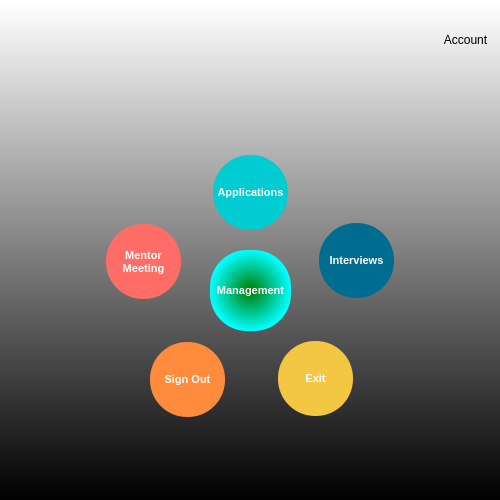
<?xml version="1.0" encoding="UTF-8"?>
<ui version="4.0">
 <class>FormAdminMenu</class>
 <widget class="QWidget" name="FormAdminMenu">
  <property name="geometry">
   <rect>
    <x>0</x>
    <y>0</y>
    <width>500</width>
    <height>500</height>
   </rect>
  </property>
  <property name="minimumSize">
   <size>
    <width>500</width>
    <height>500</height>
   </size>
  </property>
  <property name="maximumSize">
   <size>
    <width>500</width>
    <height>500</height>
   </size>
  </property>
  <property name="windowTitle">
   <string>ADMIN MENU</string>
  </property>
  <property name="windowIcon">
   <iconset>
    <normaloff>pictures/werhere_icon.png</normaloff>pictures/werhere_icon.png</iconset>
  </property>
  <property name="styleSheet">
   <string notr="true">background-color: qlineargradient(spread:pad, x1:0.499773, y1:1, x2:0.5, y2:0.00568182, stop:0 rgba(0, 0, 0, 255), stop:1 rgba(255, 255, 255, 255));</string>
  </property>
  <widget class="QLabel" name="labelLogo">
   <property name="geometry">
    <rect>
     <x>120</x>
     <y>20</y>
     <width>261</width>
     <height>101</height>
    </rect>
   </property>
   <property name="styleSheet">
    <string notr="true">background-color: rgba(0, 0, 0,0%);</string>
   </property>
   <property name="text">
    <string/>
   </property>
   <property name="pixmap">
    <pixmap>pictures/werhere_logo.ico</pixmap>
   </property>
  </widget>
  <widget class="QLabel" name="labelPicMenu">
   <property name="geometry">
    <rect>
     <x>80</x>
     <y>130</y>
     <width>341</width>
     <height>311</height>
    </rect>
   </property>
   <property name="font">
    <font>
     <family>Arial</family>
     <pointsize>8</pointsize>
     <bold>true</bold>
    </font>
   </property>
   <property name="styleSheet">
    <string notr="true">background-color: rgba(0, 0, 0,0%);</string>
   </property>
   <property name="text">
    <string/>
   </property>
   <property name="pixmap">
    <pixmap>pictures/user_loop.png</pixmap>
   </property>
   <property name="scaledContents">
    <bool>true</bool>
   </property>
  </widget>
  <widget class="QPushButton" name="pushButtonExit">
   <property name="geometry">
    <rect>
     <x>278</x>
     <y>341</y>
     <width>75</width>
     <height>75</height>
    </rect>
   </property>
   <property name="minimumSize">
    <size>
     <width>75</width>
     <height>75</height>
    </size>
   </property>
   <property name="maximumSize">
    <size>
     <width>75</width>
     <height>75</height>
    </size>
   </property>
   <property name="font">
    <font>
     <family>Arial</family>
     <pointsize>8</pointsize>
     <bold>true</bold>
    </font>
   </property>
   <property name="styleSheet">
    <string notr="true">QPushButton{
	border-radius : 37px;
	background-color: rgb(243, 199, 65);
	color: rgb(255, 255, 255);
}
QPushButton:hover{
	
	background-color: rgb(162, 132, 43);
}
</string>
   </property>
   <property name="text">
    <string>Exit</string>
   </property>
  </widget>
  <widget class="QPushButton" name="pushButtonApplications">
   <property name="geometry">
    <rect>
     <x>213</x>
     <y>155</y>
     <width>75</width>
     <height>75</height>
    </rect>
   </property>
   <property name="minimumSize">
    <size>
     <width>75</width>
     <height>75</height>
    </size>
   </property>
   <property name="maximumSize">
    <size>
     <width>75</width>
     <height>75</height>
    </size>
   </property>
   <property name="font">
    <font>
     <family>Arial</family>
     <pointsize>8</pointsize>
     <bold>true</bold>
    </font>
   </property>
   <property name="styleSheet">
    <string notr="true">QPushButton{
	border-radius : 37px;
	
	background-color: rgb(0, 204, 209);
	color: rgb(255, 255, 255);
}
QPushButton:hover{
	
	
	background-color: rgb(0, 251, 255);
}
</string>
   </property>
   <property name="text">
    <string>Applications</string>
   </property>
  </widget>
  <widget class="QPushButton" name="pushButtonManagement">
   <property name="geometry">
    <rect>
     <x>210</x>
     <y>250</y>
     <width>81</width>
     <height>81</height>
    </rect>
   </property>
   <property name="minimumSize">
    <size>
     <width>81</width>
     <height>81</height>
    </size>
   </property>
   <property name="maximumSize">
    <size>
     <width>81</width>
     <height>81</height>
    </size>
   </property>
   <property name="font">
    <font>
     <family>Arial</family>
     <pointsize>8</pointsize>
     <bold>true</bold>
    </font>
   </property>
   <property name="styleSheet">
    <string notr="true">QPushButton{
	border-radius : 37px;
	background-color: qradialgradient(spread:pad, cx:0.5, cy:0.5, radius:0.5, fx:0.5, fy:0.5, stop:0 rgba(0, 123, 0, 255), stop:1 rgba(0, 255, 255, 255));
	color: rgb(255, 255, 255);
}
QPushButton:hover{
	
	background-color: rgb(0, 170, 28);
}
</string>
   </property>
   <property name="text">
    <string>Management</string>
   </property>
  </widget>
  <widget class="QPushButton" name="pushButtonMentorMeeting">
   <property name="geometry">
    <rect>
     <x>106</x>
     <y>224</y>
     <width>75</width>
     <height>75</height>
    </rect>
   </property>
   <property name="minimumSize">
    <size>
     <width>75</width>
     <height>75</height>
    </size>
   </property>
   <property name="maximumSize">
    <size>
     <width>75</width>
     <height>75</height>
    </size>
   </property>
   <property name="font">
    <font>
     <family>Arial</family>
     <pointsize>8</pointsize>
     <bold>true</bold>
    </font>
   </property>
   <property name="styleSheet">
    <string notr="true">QPushButton{
	border-radius : 37px;
	background-color: rgb(255, 109, 102);
	color: rgb(255, 255, 255);
}
QPushButton:hover{
	background-color: rgb(195, 82, 78);
}
</string>
   </property>
   <property name="text">
    <string>Mentor 
Meeting</string>
   </property>
  </widget>
  <widget class="QPushButton" name="pushButtonSignOut">
   <property name="geometry">
    <rect>
     <x>150</x>
     <y>342</y>
     <width>75</width>
     <height>75</height>
    </rect>
   </property>
   <property name="minimumSize">
    <size>
     <width>75</width>
     <height>75</height>
    </size>
   </property>
   <property name="maximumSize">
    <size>
     <width>75</width>
     <height>75</height>
    </size>
   </property>
   <property name="font">
    <font>
     <family>Arial</family>
     <pointsize>8</pointsize>
     <bold>true</bold>
    </font>
   </property>
   <property name="styleSheet">
    <string notr="true">QPushButton{
	border-radius : 37px;
	background-color: rgb(255, 140, 61);
	color: rgb(255, 255, 255);
}
QPushButton:hover{
	background-color: rgb(184, 100, 44);
}
</string>
   </property>
   <property name="text">
    <string>Sign Out</string>
   </property>
  </widget>
  <widget class="QPushButton" name="pushButtonInterviews">
   <property name="geometry">
    <rect>
     <x>319</x>
     <y>223</y>
     <width>75</width>
     <height>75</height>
    </rect>
   </property>
   <property name="minimumSize">
    <size>
     <width>75</width>
     <height>75</height>
    </size>
   </property>
   <property name="maximumSize">
    <size>
     <width>75</width>
     <height>75</height>
    </size>
   </property>
   <property name="font">
    <font>
     <family>Arial</family>
     <pointsize>8</pointsize>
     <bold>true</bold>
    </font>
   </property>
   <property name="styleSheet">
    <string notr="true">QPushButton{
	border-radius : 37px;
	background-color: rgb(0, 108, 143);
	color: rgb(255, 255, 255);
}
QPushButton:hover{
	background-color: rgb(0, 152, 198);
}
</string>
   </property>
   <property name="text">
    <string>Interviews</string>
   </property>
  </widget>
  <widget class="QFrame" name="frameCurrentUser">
   <property name="geometry">
    <rect>
     <x>430</x>
     <y>0</y>
     <width>71</width>
     <height>51</height>
    </rect>
   </property>
   <property name="styleSheet">
    <string notr="true">background-color: rgba(0, 0, 0, 0);</string>
   </property>
   <property name="frameShape">
    <enum>QFrame::StyledPanel</enum>
   </property>
   <property name="frameShadow">
    <enum>QFrame::Raised</enum>
   </property>
   <widget class="QLabel" name="labelCurrentUser">
    <property name="geometry">
     <rect>
      <x>20</x>
      <y>0</y>
      <width>31</width>
      <height>31</height>
     </rect>
    </property>
    <property name="layoutDirection">
     <enum>Qt::LeftToRight</enum>
    </property>
    <property name="pixmap">
     <pixmap>pictures/werhere_icon.png</pixmap>
    </property>
   </widget>
   <widget class="QLabel" name="labelAccountName">
    <property name="geometry">
     <rect>
      <x>10</x>
      <y>30</y>
      <width>51</width>
      <height>20</height>
     </rect>
    </property>
    <property name="text">
     <string>Account</string>
    </property>
    <property name="alignment">
     <set>Qt::AlignCenter</set>
    </property>
   </widget>
  </widget>
 </widget>
 <tabstops>
  <tabstop>pushButtonExit</tabstop>
  <tabstop>pushButtonSignOut</tabstop>
  <tabstop>pushButtonMentorMeeting</tabstop>
  <tabstop>pushButtonApplications</tabstop>
  <tabstop>pushButtonInterviews</tabstop>
  <tabstop>pushButtonManagement</tabstop>
 </tabstops>
 <resources/>
 <connections/>
</ui>
